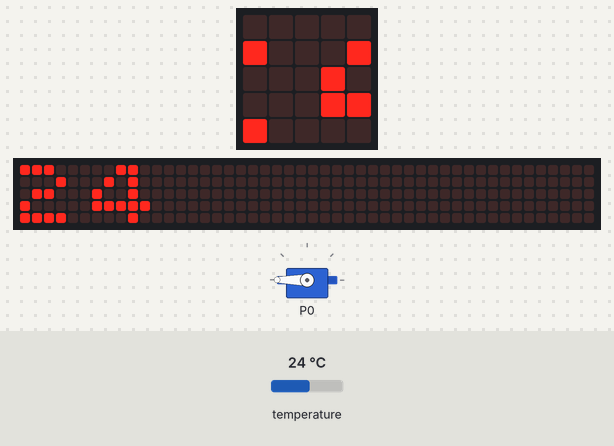
A program run on a simulated BBC micro:bit (MakeCode). Shown: the board's 5×5 LED display, servo, a strip that is not on the board, showing the scrolling text unrolled. The inputs (shaded band) are chosen by the test bench; at power-on: temperature 24 °C. The 48×5 strip is a reading aid, not a part: it shows the text the display is scrolling, unrolled, one strip-width of it at a time.

Above: at 2.57 s.
2.6 s: temperature set to 28 °C
At 4.29 s:
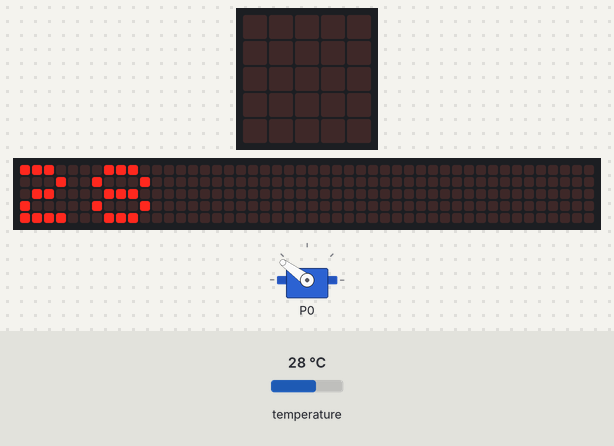
5.8 s: temperature set to 33 °C
At 7.21 s:
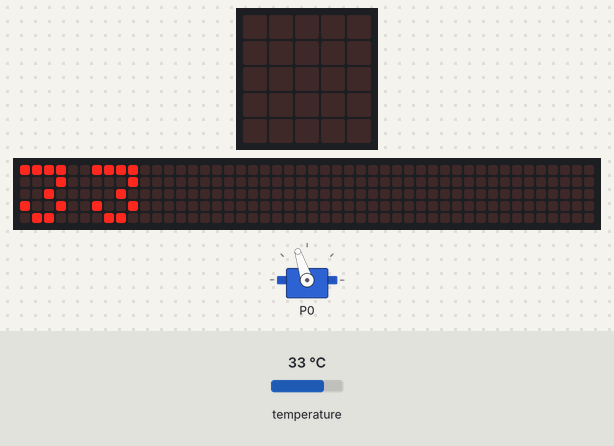
8.9 s: temperature set to 27 °C
At 12.61 s:
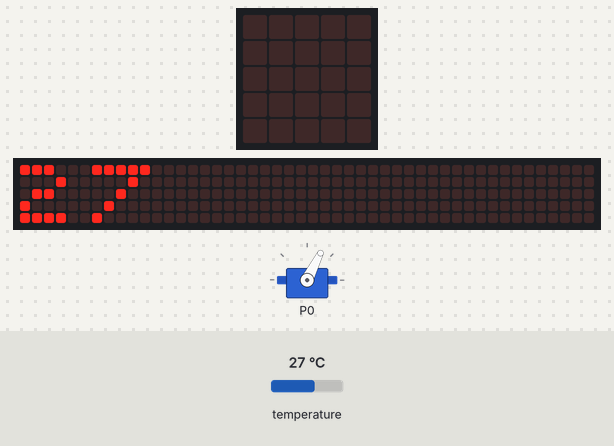
Timing chart, 0 to 14.4 s (numbered marks = the images above; inputs shaded):
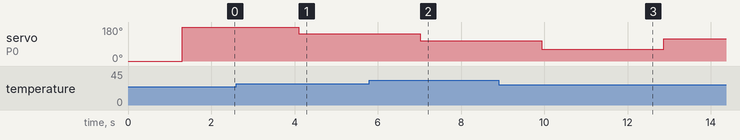

The program:

main.ts
```typescript
let temp = 0
microIoT.microIoT_initDisplay()
microIoT.microIoT_WIFI("EVI-LINKSYS", "88888888")
basic.showIcon(IconNames.SmallHeart)
pins.servoWritePin(AnalogPin.P0, 0)
basic.pause(500)
pins.servoWritePin(AnalogPin.P0, 180)
let scale = 180
basic.forever(function () {
    temp = input.temperature()
    if (temp < 20) {
        temp = 20
    } else if (temp > 40) {
        temp = 40
    } else {
        basic.showString("" + (input.temperature()))
        microIoT.microIoT_showUserNumber(0, input.temperature())
        pins.servoWritePin(AnalogPin.P0, pins.map(
        temp,
        20,
        40,
        180,
        0
        ))
        if (input.temperature() >= 28) {
            microIoT.microIoT_setIndexColor(PIN.P15, 0, 3, 0xff0000)
        } else {
            microIoT.microIoT_setIndexColor(PIN.P15, 0, 3, 0x0000ff)
        }
    }
})
```

test.ts
```typescript
// 在這裡測試；當此封包作為擴充功能時，將不會編譯此內容。
```
